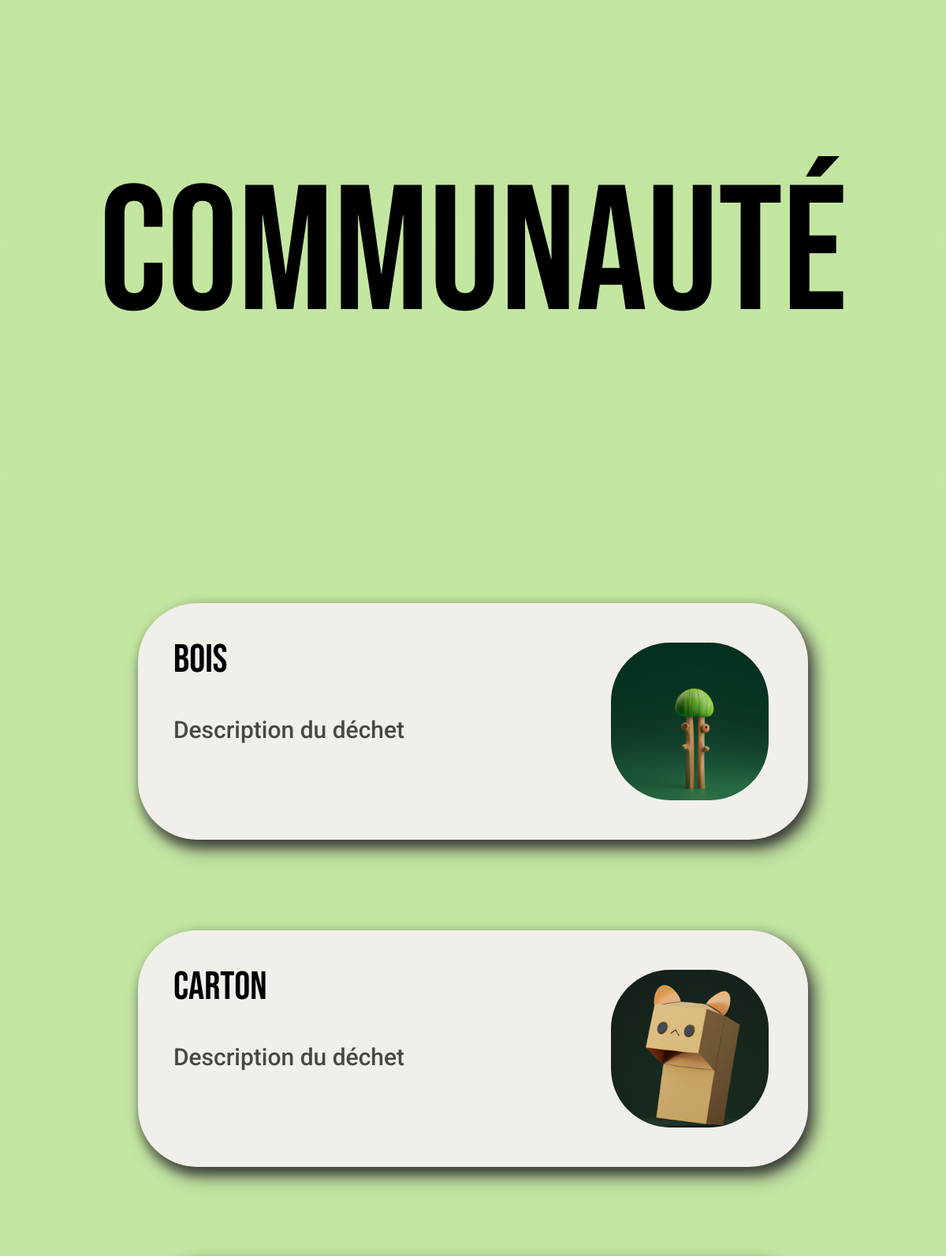
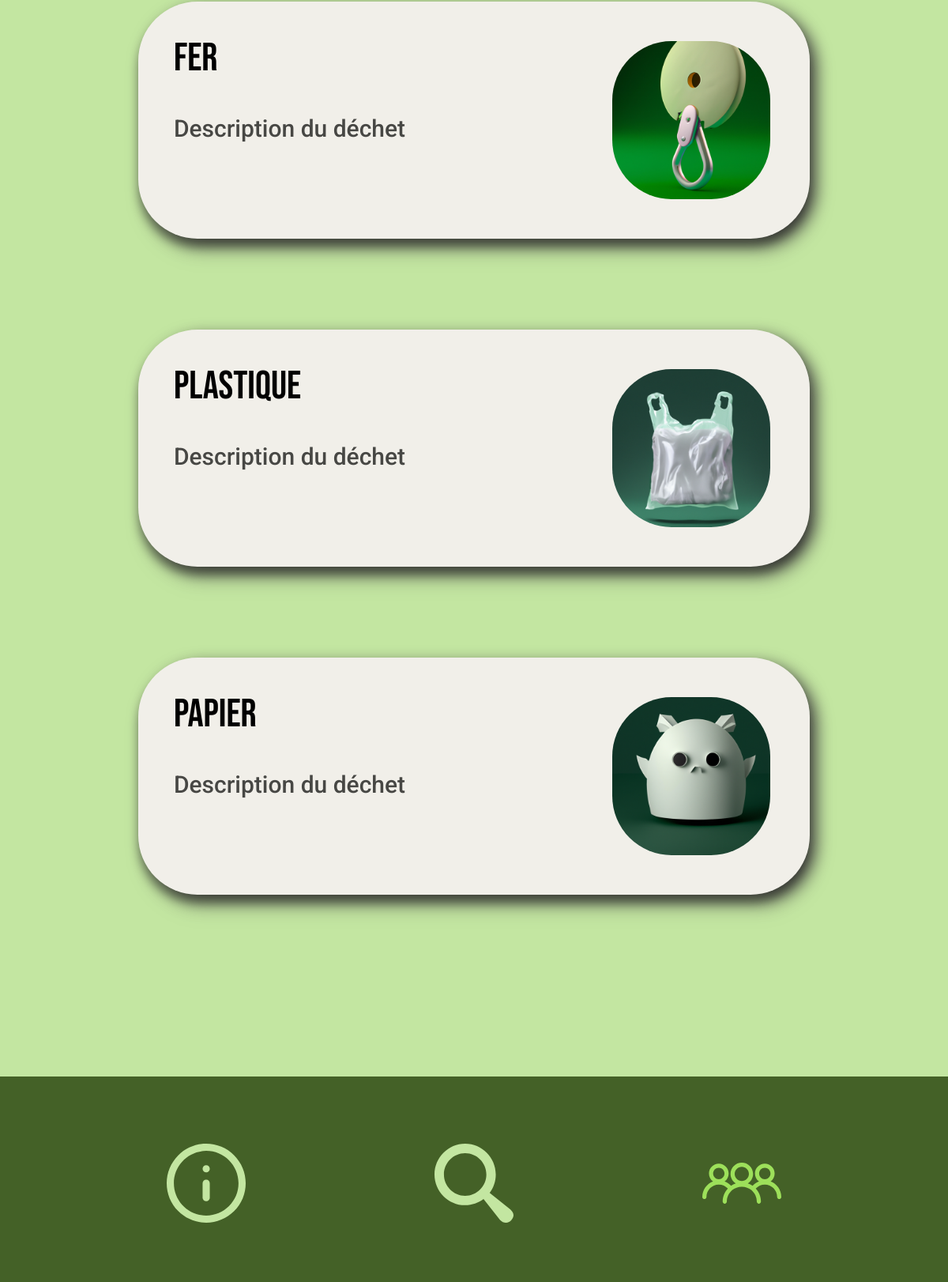
/popular, run on an earlier commit of the app's database (2 pictures, top to bottom).
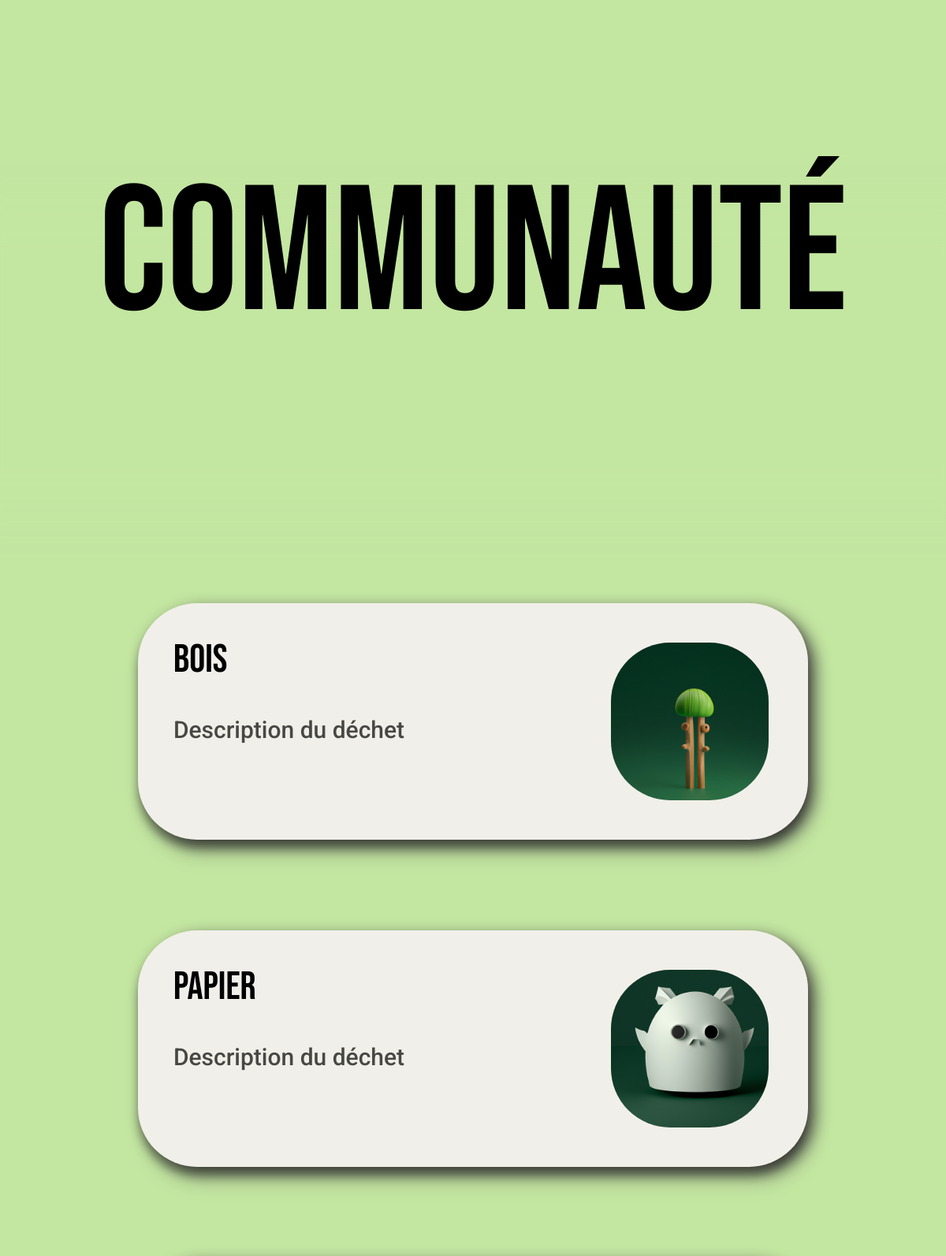
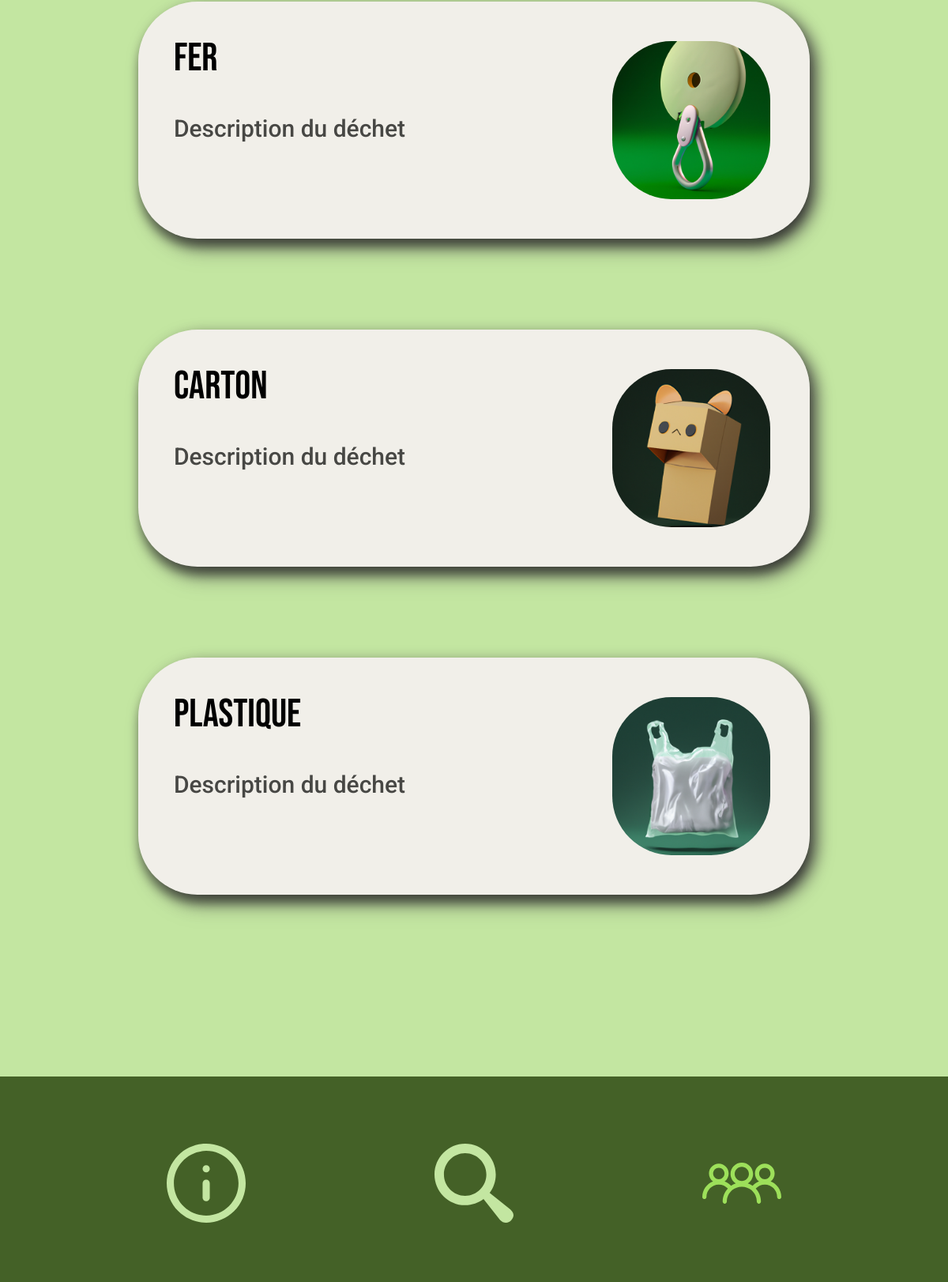
And on a later commit of the database (2 pictures, top to bottom).
### app/models.py (models this page shows, shortened)
class Waste(db.Model):
    id = db.Column(db.Integer, primary_key=True)
    name = db.Column(db.String(20), unique=True, nullable=False)
    description = db.Column(db.Text, nullable=False)
    list_recycling_possibilitites = db.Column(db.Text, nullable=False)
    nb_views = db.Column(db.Integer, nullable=False, default=0)
    last_viewed = db.Column(db.DateTime, nullable=False,
                            default=datetime.utcnow)

### app/wastes/routes.py (the view)
@wastes_bp.route('/popular')
def popular():
    page = request.args.get('page', 1, type=int)
    wastes = Waste.query.order_by(Waste.nb_views.desc()).paginate(page=page, per_page=10)
    return render_template('popular.html', wastes=wastes, title='Popular', location='popular')

### app/templates/popular.html (shortened to what this page needs)
{%extends "layout.html"%}
{% block head%}
<link rel="stylesheet" href="{{ url_for('static', filename='css/article-waste-container.css') }}">
{% endblock %}
{% block content %}
<div class="div-content-site">
    <nav class="navbar">
        <div class="navbar-blur"></div>
        <h1>COMMUNAUTÉ</h1>
    </nav>
    {% for waste in wastes.items %}
    <div class="content-container">
        <a href="{{ url_for('wastes.waste', waste_id=waste.id) }}" target="_self">
            <div class="text-container">
                <h2>{{ waste.name }}</h2>
                <p>{{ waste.description }}</p>
            </div>
            <div class="image-container">
                <img src={{ url_for('static', filename='uploads/wastes/' + waste.name + '.png' ) }} alt="Image">
            </div>
        </a>
    </div>
    {% endfor %}
</div>
{% endblock content %}

### app/templates/layout.html (shortened to what this page needs)
<!DOCTYPE html>
<html>
<head>
    <link rel="stylesheet" href="{{ url_for('static', filename='css/main.css') }}">
    {% block head%}{% endblock %}
</head>
<body>
    {% block content%}{% endblock %}
    <footer>
        <nav>
            <ul>
                <li><a href="{{url_for('main_bp.index')}}" class="btn-index" target="_self">
                        <div>
                            {% if location == 'index' %}
                            <img src="{{ url_for('static', filename='assets/icons/search_2.svg') }}" alt="Icon">
                            {% else %}
                            <img src="{{ url_for('static', filename='assets/icons/search_1.svg') }}" alt="Icon">
                            {% endif %}
                        </div>
                    </a></li>
                <li><a href="{{url_for('articles.articles')}}" class="btn-articles" target="_self">
                        <div>
                            {% if location == 'articles' %}
                            <img src="{{ url_for('static', filename='assets/icons/information_2.svg') }}" alt="Icon">
                            {% else %}
                            <img src="{{ url_for('static', filename='assets/icons/information_1.svg') }}" alt="Icon">
                            {% endif %}
                        </div>
                    </a></li>
                <li><a href="{{url_for('wastes.popular')}}" class="btn-popular" target="_self">
                        <div>
                            {% if location == 'popular' %}
                            <img src="{{ url_for('static', filename='assets/icons/community_2.svg') }}" alt="Icon">
                            {% else %}
                            <img src="{{ url_for('static', filename='assets/icons/community_1.svg') }}" alt="Icon">
                            {% endif %}
                        </div>
                    </a></li>
            </ul>
        </nav>
    </footer>
</body>
</html>

### app/static/css/main.css (style rules this page uses)
body { background-color: #C3E6A1; font-family: 'Roboto', sans-serif; }
.navbar, .navbar-search { position: fixed; left: 0%; width: 100%; top: 0%; z-index: 9998; margin: 0; }
.navbar { height: 650px; }
.navbar-blur, .navbar-search-blur { position: absolute; left: -4.63%; right: -4.63%; bottom: 0%; background: #C3E6A1; filter: blur(25px); }
.navbar-blur { top: 40%; }
.navbar h1, .navbar-search h1 { left: 0; right: 0; position: absolute; margin: auto; display: flex; align-items: center; justify-content: center; text-align: center; font-family: 'Bebas Neue'; font-style: normal; font-weight: 400; font-size: 225px; line-height: 270px; color: #000000; }
.navbar h1 { top: 5%; bottom: 5%; }
.div-content-site { position: relative; left: 0%; right: 0%; margin-top: 765px; margin-bottom: 260px; padding-bottom: 230px; }
footer { position: fixed; bottom: 0; left: 0; right: 0; height: 260px; background: #446127; border-top: 1px }
footer a { position: absolute; top: 23.08%; bottom: 23.08%; }
footer ul { list-style: none; }
.btn-articles { left: 15.28%; right: 71.76%; }
.btn-index { left: 43.52%; right: 43.52%; }
.btn-popular { left: 71.76%; right: 15.28%; }
footer a div { position: absolute; left: 17.86%; right: 17.86%; top: 17.86%; bottom: 17.86%; }

### app/static/css/article-waste-container.css (style rules this page uses)
.content-container { filter: drop-shadow(8px 8px 10px #474744); Width: 850px; Height: 300px; margin-top: 115px; margin-left: calc(50% - 850px/2); margin-right: calc(50% + 850px/2); text-decoration: none; background: #F1EFE9; box-shadow: 0px 11px 11px rgba(0, 0, 0, 0.25); border-radius: 75px; }
.text-container { position: absolute; left: 5.29%; right: 35.88%; font-style: normal; }
.text-container h2 { top: 15%; bottom: 62.67%; font-family: 'Bebas Neue'; font-weight: 400; font-size: 50px; line-height: 60px; display: flex; align-items: center; color: #000000; }
.text-container p { top: 40%; bottom: 15%; font-family: 'Roboto'; font-weight: 500; font-size: 30px; line-height: 35px; color: #474744; }
.image-container { position: absolute; left: 70.59%; right: 5.88%; top: 16.67%; bottom: 16.67%; background: #FFFCF8; border-radius: 75px; }
.image-container img { width: 100%; height: 100%; object-fit: cover; border-radius: 75px; }

What changed in the data, as far as the page shows it:
changed Waste: name "Bois" → "bois"
changed Waste: name "Papier" → "papier"; moves up the list
changed Waste: name "Fer" → "fer"; moves down the list
changed Waste: name "Carton" → "carton"
changed Waste: name "Plastique" → "plastique"
